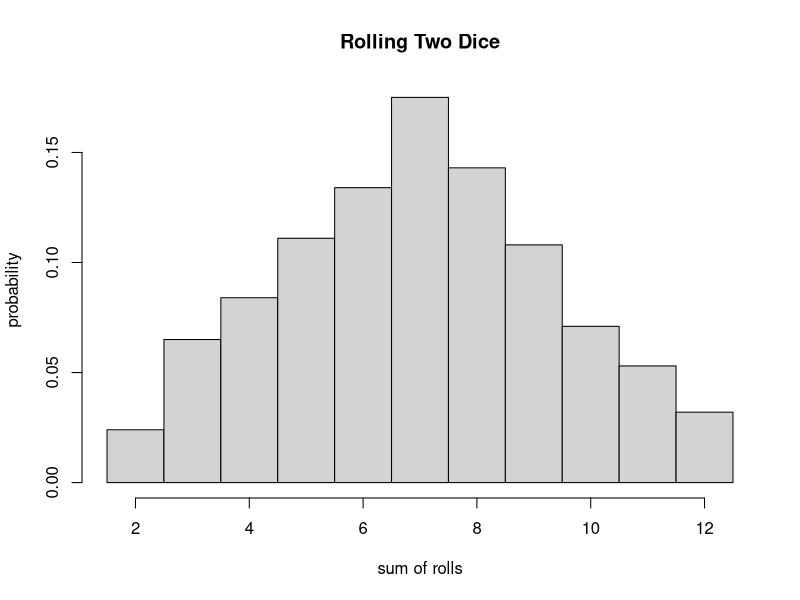
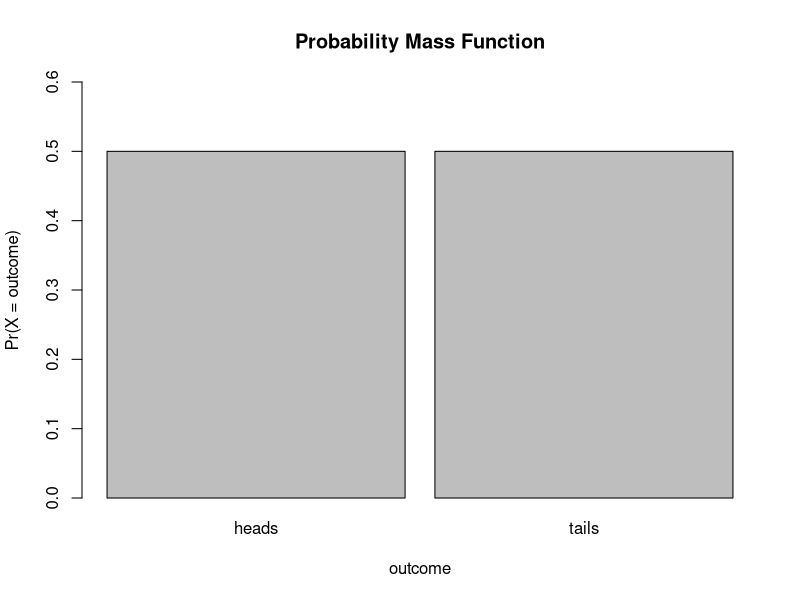
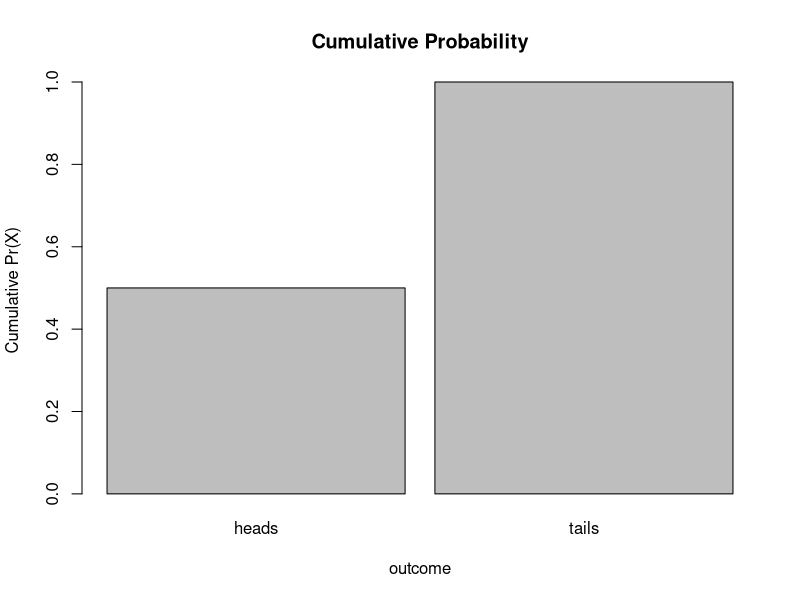
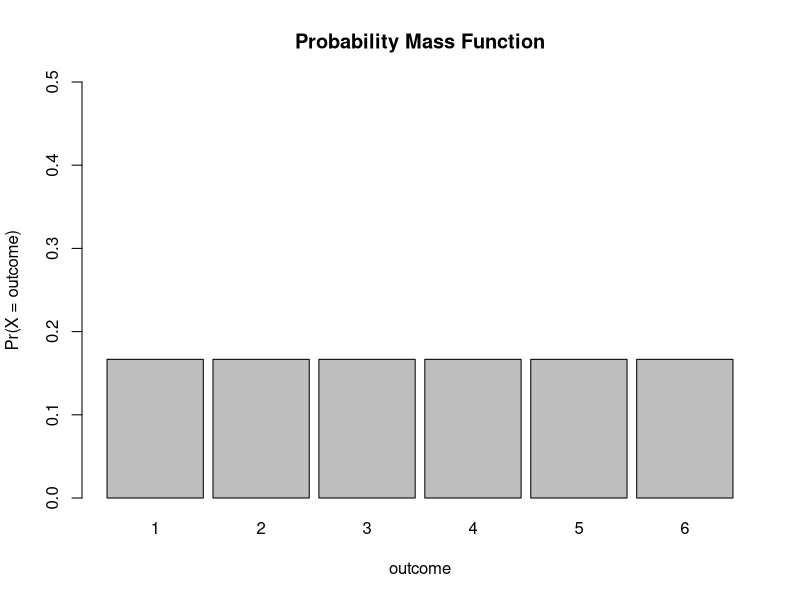
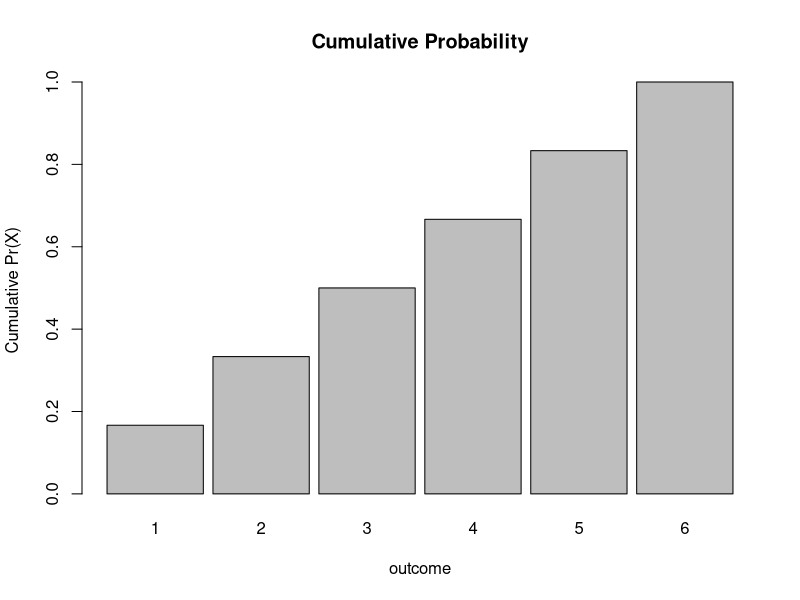
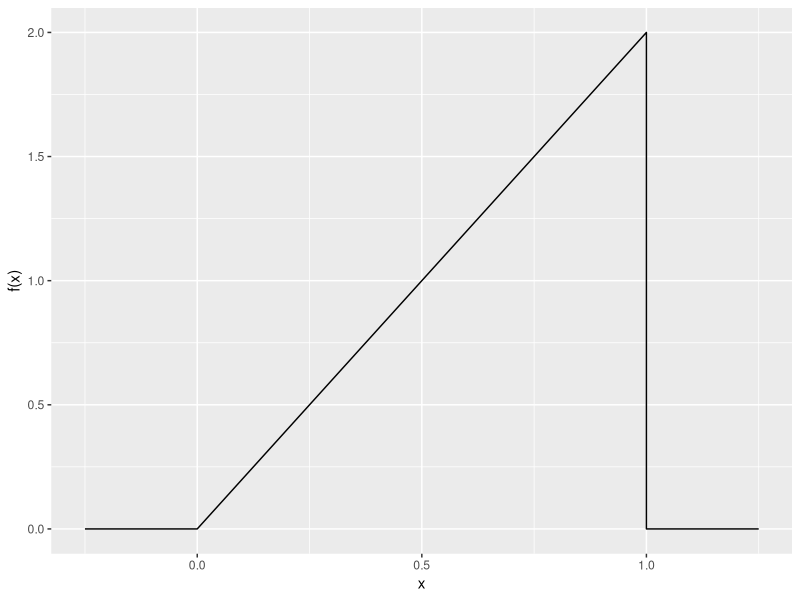
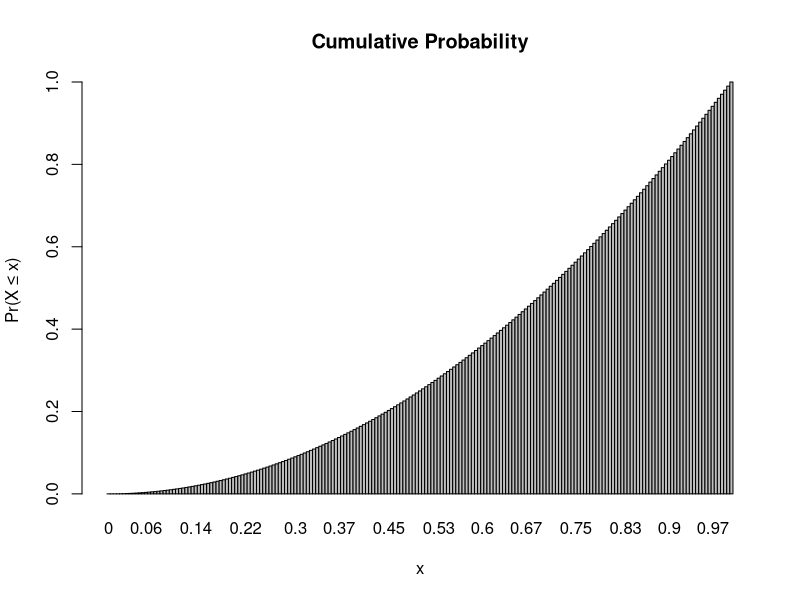
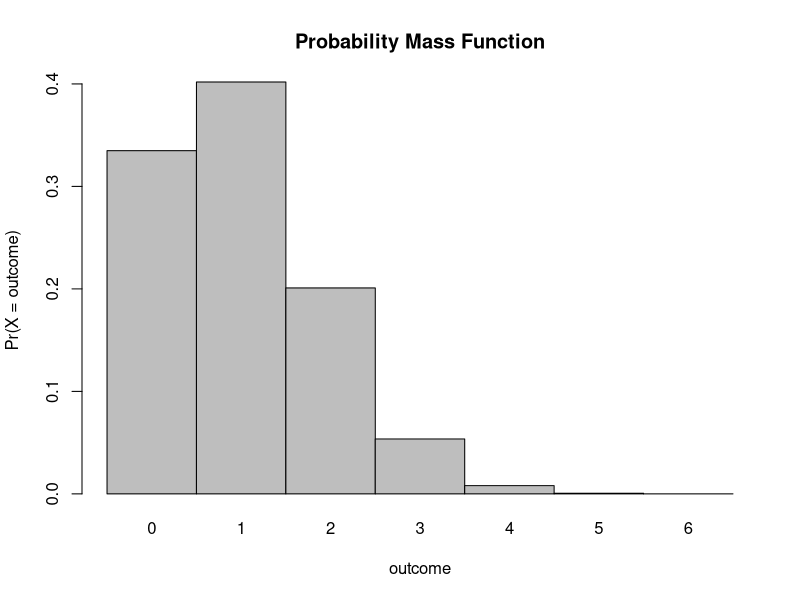

Source code (R) for these figures, in order:
## ---- chunk 1
knitr::opts_chunk$set(
	echo = TRUE,
	warning = FALSE,
	comment = "##",
	prompt = TRUE,
	tidy = TRUE,
	tidy.opts = list(width.cutoff = 75),
	fig.path = "img/"
)
## ---- chunk 2
nrolls <- 1000
roll <- function(x) {sample(1:6, x, replace = TRUE)}
two_dice <- roll(nrolls)+roll(nrolls)
hist(two_dice,breaks=c(1.5:12.5), probability = TRUE, main="Rolling Two Dice", xlab = "sum of rolls", ylab = "probability")
## ---- chunk 3
outcomes <- c("heads","tails")
prob <- c(1/2,1/2)
barplot(prob,ylim=c(0,0.6),names.arg=outcomes,space=0.1, xlab="outcome",ylab="Pr(X = outcome)",main="Probability Mass Function")
cumprob <- cumsum(prob)
barplot(cumprob,names.arg=outcomes,space=0.1,xlab="outcome",ylab="Cumulative Pr(X)",main = "Cumulative Probability")
## ---- chunk 4
outcomes <- c(1,2,3,4,5,6)
prob <- c(1/6,1/6,1/6,1/6,1/6,1/6)
barplot(prob,ylim=c(0,0.5),names.arg=outcomes,space=0.1,xlab="outcome",ylab="Pr(X = outcome)",main="Probability Mass Function")
cumprob <- cumsum(prob)
barplot(cumprob,names.arg=outcomes,space=0.1,xlab="outcome",ylab="Cumulative Pr(X)",main = "Cumulative Probability")
## ---- chunk 5
library(ggplot2)
a <- 2
b <- 1
K <- 2
x <- seq(from= 0, to=1, by = 0.025)
fx <- K*x^(a-1)*(1-x)^(b-1)
lower_x <- seq(from=-0.25, to=0, by= 0.025) # add some values of x less than zero
upper_x <- seq(from=1, to=1.25, by= 0.025) # add some values of x greater than one
lower_fx <- rep(0,11) # add fx=0 values to x<0
upper_fx <- rep(0,11) # add fx=0 values to x>1
x <- c(lower_x,x,upper_x) # paste xs together
fx <- c(lower_fx,fx,upper_fx) # paste fxs together
d <- as.data.frame(cbind(x,fx))
p <- ggplot(data = d, aes(x=x, y=fx)) + xlab("x") + ylab("f(x)") + geom_line()
p
## ---- chunk 6
x <- seq(from=0, to=1, by=0.005)
prob <- 0.5 * x * K*x^(a-1)*(1-x)^(b-1)
barplot(prob,names.arg=x,space=0,main = "Cumulative Probability", xlab="x",ylab="Pr(X ≤ x)")
## ---- chunk 7
pbeta(0.75, 2, 1) # cumulative probability for x ≤ 0.75
pbeta(0.5, 2, 1) # cumulative probability for x ≤ 0.50
## ---- chunk 8
pbeta (0.7,2,1) # yields .49
qbeta (0.49,2,1) # yield 0.7
## ---- chunk 9
m <-sum(seq(1:6) * 1/6)
m
## ---- chunk 10
var <- sum((seq(1:6)-mean(seq(1:6)))^2 * (1/6))
var
## ---- chunk 11
n <- 6 # number of trials
k <- 6 # number of successes
p <- 1/6
prob <- (factorial(n)/(factorial(k)*factorial(n-k)))*(p^k)*(1-p)^(n-k)
prob
k <- 3 # number of successes
prob <- (factorial(n)/(factorial(k)*factorial(n-k)))*(p^k)*(1-p)^(n-k)
prob
## ---- chunk 12
dbinom(x=k,size=n,prob=p)
## ---- chunk 13
probset<-dbinom(x=0:6,size=6,prob=1/6) # x is number of successes, size is number of trials
barplot(probset,names.arg=0:6,space=0,xlab="outcome",ylab="Pr(X = outcome)", main="Probability Mass Function")
cumprob = cumsum(probset)
barplot(cumprob,names.arg=0:6,space=0.1,xlab="outcome",ylab="Cumulative Pr(X)",main = "Cumulative Probability")
sum(probset) # equals 1, as it should
## ---- chunk 14
dbinom(x=3,size=6,prob=1/6)
## ---- chunk 15
pbinom(q=3,size=6,prob=1/6) # note the name of the argument is q not x
## ---- chunk 16
sum(dbinom(x=0:3,size=6,prob=1/6)) # this sums the probabilities of 0, 1, 2, and 3 successes
## ---- chunk 17
x <- 0:10
l = 3.5
probset<-dpois(x=x,lambda=l)
barplot(probset,names.arg=x,space=0,xlab="x",ylab="Pr(X = x)",main="Probability Mass Function")
x <- 0:20
l = 10
probset<-dpois(x=x,lambda=l)
barplot(probset,names.arg=x,space=0,xlab="x",ylab="Pr(X = x)",main="Probability Mass Function")
x <- 0:50
l = 20
probset<-dpois(x=x,lambda=l)
barplot(probset,names.arg=x,space=0,xlab="x",ylab="Pr(X = x)",main="Probability Mass Function")
## ---- chunk 18
x <- 0:10
l <- 3.5
barplot(ppois(q=x,lambda=l),ylim=0:1,space=0, names.arg=x,xlab="x",ylab="Pr(X ≤ x)",main="Cumulative Probability")
x <- 0:20
l <- 10
barplot(ppois(q=x,lambda=l),ylim=0:1,space=0, names.arg=x,xlab="x",ylab="Pr(X ≤ x)",main="Cumulative Probability")
x <- 0:50
l <- 20
barplot(ppois(q=x,lambda=l),ylim=0:1,space=0, names.arg=x,xlab="x",ylab="Pr(X ≤ x)",main="Cumulative Probability")
## ---- chunk 19
a <- 4
b <- 8
x <- seq(from=a-(b-a), to=b+(b-a), by=0.01)
fx <- dunif(x,min=a, max=b) # dunif() evaluates the density at each x
plot(x,fx,type="l",xlab="x",ylab="f(x)",main="Probability Density Function")
## ---- chunk 20
plot(x,punif(q=x,min=a,max=b),type="l",xlab="x",ylab="Pr(X ≤ x)",main="Cumulative Probability") # punif() is the cumulative probability density up to a given x
## ---- chunk 21
p <- pnorm(8,mean=6,sd=2)-pnorm(7,mean=6,sd=2)
p
## ---- chunk 22
mu <- 0
sigma <- 1
p <- pnorm(mu + 2*sigma, mean=mu, sd=sigma) - pnorm(mu - 2*sigma, mean=mu, sd=sigma)
p
## ---- chunk 23
p <- pnorm(mu + 1*sigma, mean=mu, sd=sigma) - pnorm(mu - 1*sigma, mean=mu, sd=sigma)
p
## ---- chunk 24
N <- 1000
mu <- 3.5
sigma <- 4
v <- rnorm(N,mu,sigma)
mean(v)
var(v)
se <- sqrt(var(v)/N)
se
hist(v,breaks=seq(from=-15, to=20, by=0.5), probability = TRUE)
## ---- chunk 25
qqnorm(v,main="Normal QQ plot random normal variables")
qqline(v,col="gray")
